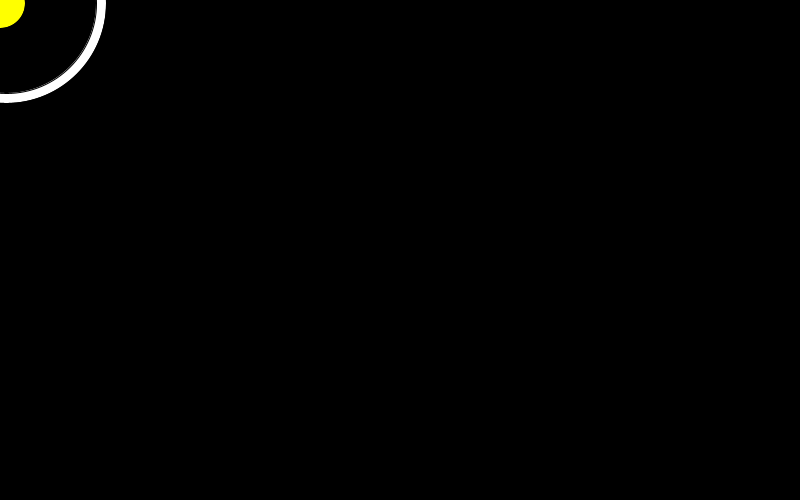
Frame 1 (no input)
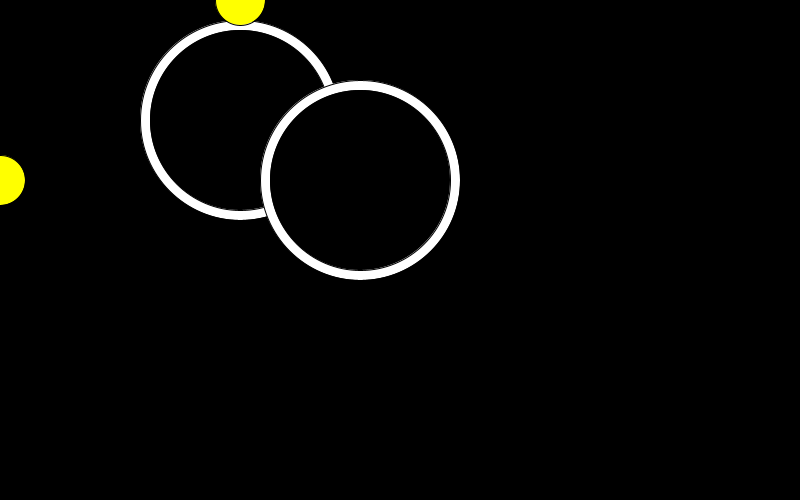
Frame 60 (the mouse pressed at the canvas centre just before this capture)
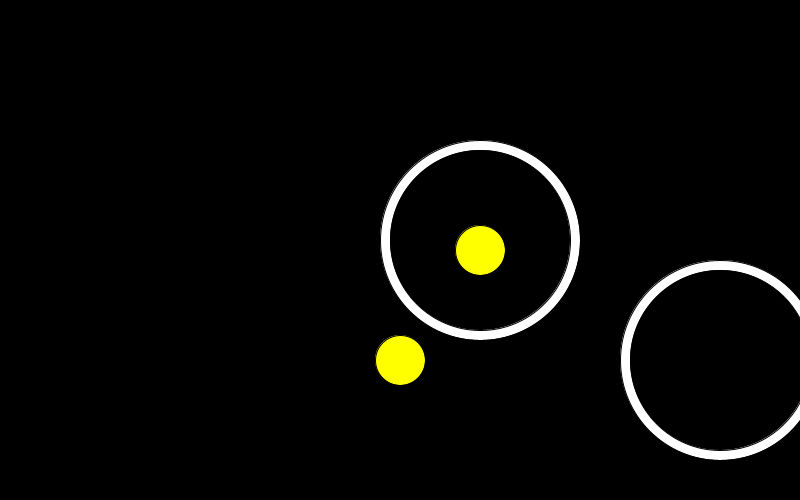
Frame 120 (the mouse held since frame 60 and released just before this capture)

The Processing sketch that drew these frames (run headless with seeded random() and noise(); from frame 60 on, the mouse is pressed at the canvas centre):

// Processing sketch: processing_109962
// ── processing_109962.pde

int posX = 0;
int speedX = 4;
int posY = 0;
int speedY = 2;

int posX2 = 0;
int speedX2 = 6;
int posY2 = 0;
int speedY2 = 3;


void setup() {
  size(800, 500);
}

void draw() {
  background(0);

  posX = posX + speedX;
  
   posY = posY + speedY;
   
  
  if (posX >= width || posX <= 0) {
    speedX *= -1;
  }
  
   if (posY >= height || posY <= 0) {
    speedY *= -1;
  }
  
   posX2 = posX2 + speedX2;
  
   posY2 = posY2 + speedY2;
   
  
  if (posX2 >= width || posX2 <= 0) {
    speedX2 *= -1;
  }
  
   if (posY2 >= height || posY2 <= 0) {
    speedY2 *= -1;
  }
  
  fill(255,255,255);
  ellipse(posX, posY, 200, 200);
  
  fill(0,0,0);
  ellipse(posX, posY, 180, 180);
  
  fill(255,255,0);
  ellipse(posX, mouseY, 50, 50);
  
   fill(255,255,255);
  ellipse(posX2, posY2, 200, 200);
  
  fill(0,0,0);
  ellipse(posX2, posY2, 180, 180);
  
  fill(255,255,0);
  ellipse(mouseX, posY2, 50, 50);
}
